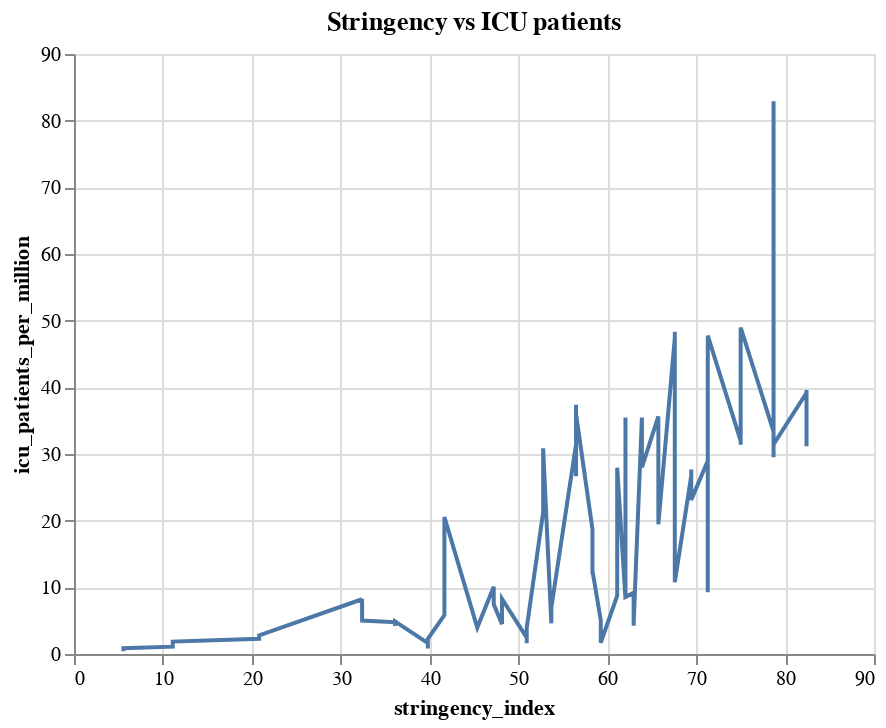

Notebook code for this chart:
### Code cell
### Additionally, the most important plot can be seen below. This plot shows the stringency vs ICU patients. It's plain to see that a higher index correlates with a higher number of ICU patients.
alt.Chart(NLstringenicu2).mark_line().encode(
    x='stringency_index',
    y='icu_patients_per_million').properties(title='Stringency vs ICU patients')

### Figure 1 — Vega-Lite specification as saved in the notebook (floating-point values rounded to 4 significant figures; data arrays with more than 128 entries replaced by an {"elided": "..."} marker saying what was removed)
{"config": {"view": {"continuousWidth": 400, "continuousHeight": 300}}, "data": {"name": "data-31695f70bb2e27c4e21697d06c7568b7"}, "mark": "line", "encoding": {"x": {"field": "stringency_index", "type": "quantitative"}, "y": {"field": "icu_patients_per_million", "type": "quantitative"}}, "title": "Stringency vs ICU patients", "$schema": "https://vega.github.io/schema/vega-lite/v4.17.0.json", "datasets": {"data-31695f70bb2e27c4e21697d06c7568b7": {"elided": "710 records"}}}
